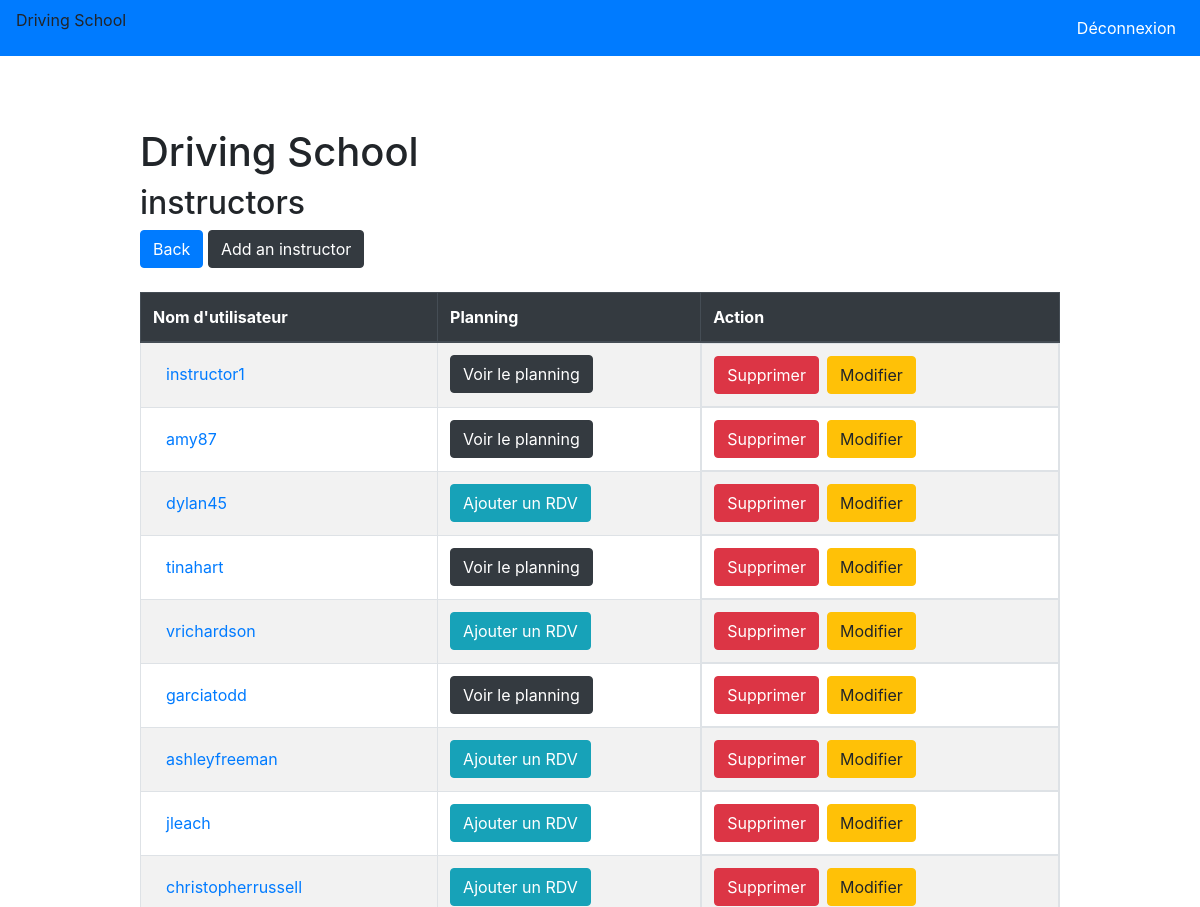
The app's page /secretary/instructorList/ (upper part), older data.
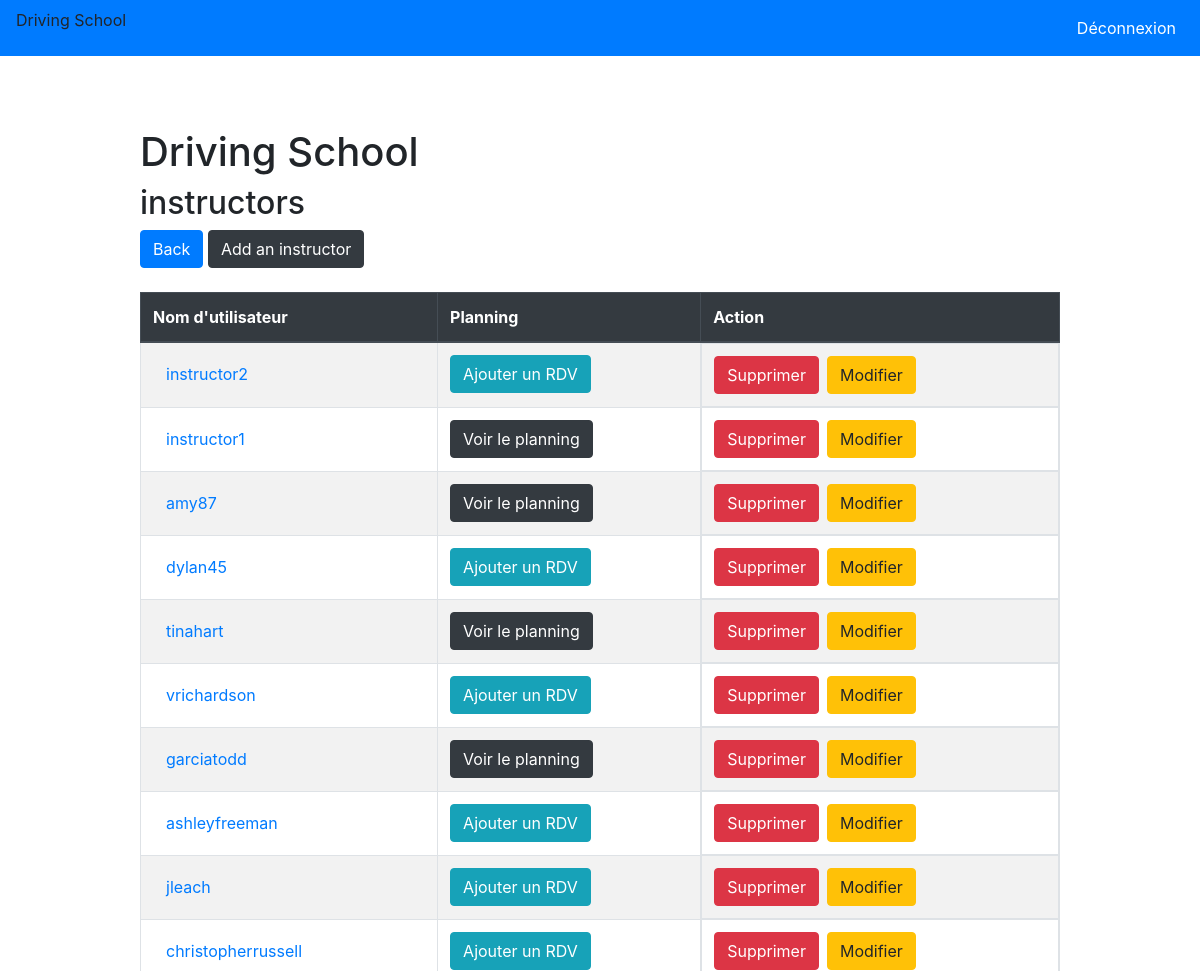
The same page, newer data.
### Instructor/models.py (models this page shows, shortened)
class Instructor(models.Model):
    username = models.CharField(max_length=200)
    password = models.CharField(max_length=200)
    name = models.CharField(max_length=200,default="")
    lastname = models.CharField(max_length=200,default="")

### Secretary/views.py (the view)
# urls.py: path('instructorList/', views.instructorList, name='instructorList'),
def instructorList(request):
    instructor_list= Instructor.objects.all().order_by('-id')
    context = {
        "instructor_list": instructor_list,
    }
    return render(request, 'instructorList.html', context)

### Secretary/templates/instructorList.html (shortened to what this page needs)
{% extends "base.html" %}
{% block content %}
<div class="row justify-content-center mt-5">
    <div class="col-10">
        <h1>Driving School</h1>
        <h2>instructors</h2>
        <a class="btn btn-primary" href="{% url 'Secretary:homeSecretary' %}">Back</a>
        <a class="btn btn-dark" href="{% url 'Secretary:addInstructor' %}">Add an instructor</a>
        {% if instructor_list%}
        <table class="table table-bordered table-striped table-hover mt-4">
            <thead class="thead-dark">
                <tr>
                    <th scope="col">Nom d'utilisateur</th>
                    <th scope="col">Planning</th>
                    <th scope="col">Action</th>
                </tr>
            </thead>
            <tbody>
                {% for instructor in instructor_list%}
                <tr>
                    <td><a class="btn btn-link" href="{% url 'Secretary:instructorDetail' instructor.id %}">{{ instructor.username }}</a></td>
                    {% if instructor.planning_set.all %}
                    <td><a class="btn btn-dark" href="{% url 'Secretary:planningInstructor' instructor.id %}">Voir le
                            planning</a>
                    </td>
                    {% else %}
                    <td>
                        <a href="{% url 'Secretary:addPlanningIns' instructor.id %}" class="btn btn-info">Ajouter un RDV</a>
                    </td>
                    {% endif %}
                    <td class="d-flex">
                        <a class="btn btn-danger"
                            href="{% url 'Secretary:confirmDeleteInstructor' instructor.id %}">Supprimer</a>
                        <a href="{% url 'Secretary:editInstructor' instructor.id %}" class="btn btn-warning ml-2">Modifier</a>
                    </td>
                </tr>
                {% endfor %}
            </tbody>
        </table>
        {% endif %}
    </div>
</div>
{% endblock %}

Row changes from the older to the newer data that the page shows:
added Instructor: username "instructor2", shows "Ajouter un RDV"
